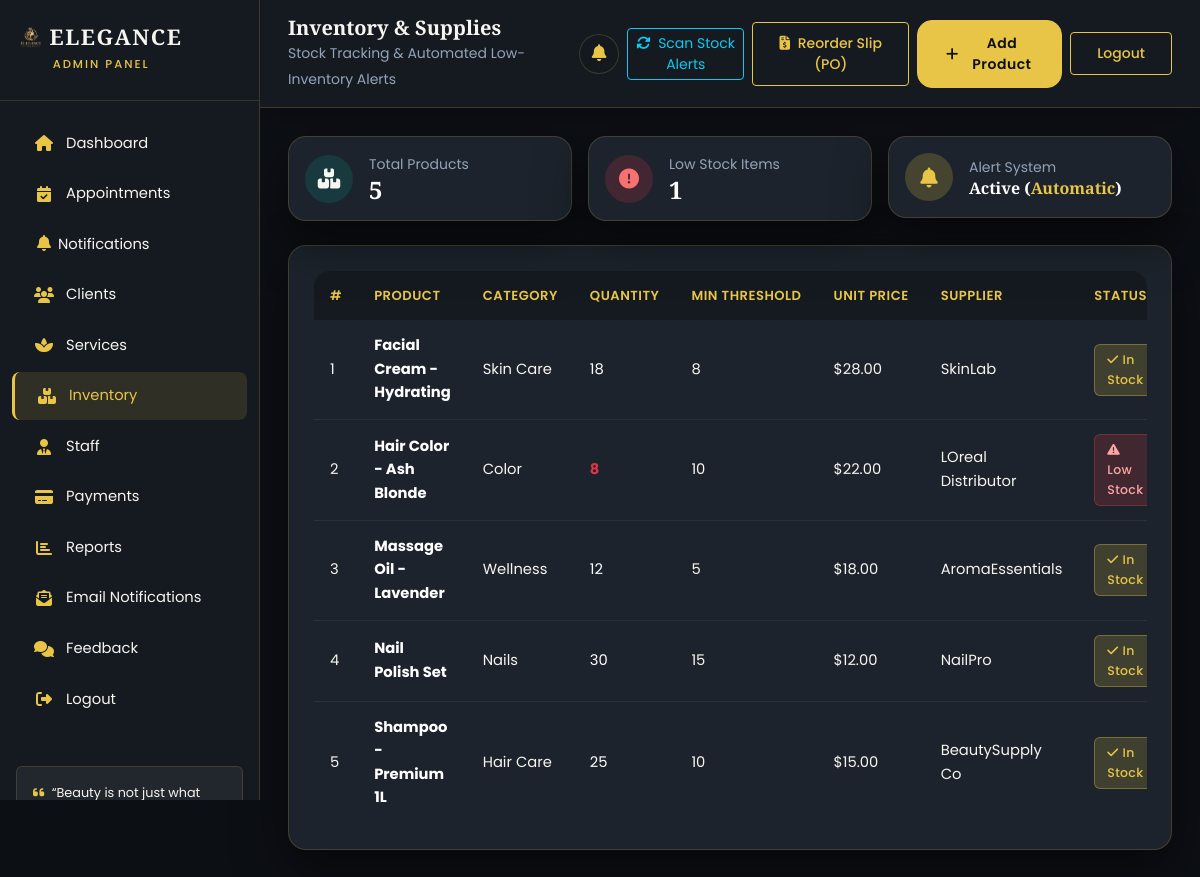
The page /admin/inventory.php (signed in) on the database its author committed.
### tables this page shows
CREATE TABLE IF NOT EXISTS inventory (
    id                  INT           NOT NULL AUTO_INCREMENT,
    product_name        VARCHAR(100)  NOT NULL,
    category            VARCHAR(50)   DEFAULT NULL,
    quantity            INT           DEFAULT 0,
    unit_price          DECIMAL(10,2) DEFAULT NULL,
    supplier            VARCHAR(100)  DEFAULT NULL,
    low_stock_threshold INT           DEFAULT 10,
    last_updated        TIMESTAMP     NOT NULL DEFAULT CURRENT_TIMESTAMP
                                      ON UPDATE CURRENT_TIMESTAMP,
    PRIMARY KEY (id)
);

### admin/inventory.php (the view, shortened to what this page needs)
<?php
require_once '../includes/notifications.php';
$products = $pdo->query("SELECT * FROM inventory ORDER BY product_name")->fetchAll(PDO::FETCH_ASSOC);
$lowStockCount = 0;
foreach ($products as $p) {
    if ((int)$p['quantity'] <= (int)$p['low_stock_threshold']) {
        $lowStockCount++;
    }
}
?>
<!DOCTYPE html>
<html lang="en">
<head>
    <link href="https://cdn.jsdelivr.net/npm/bootstrap@5.3.3/dist/css/bootstrap.min.css" rel="stylesheet">
    <link rel="stylesheet" href="https://cdnjs.cloudflare.com/ajax/libs/font-awesome/6.5.1/css/all.min.css">
    <link rel="stylesheet" href="../assets/css/style.css">
</head>
<body data-base-path="..">
<div class="admin-wrapper">
    <?php include 'includes/sidebar.php'; ?>
    <div class="main-content">
        <div class="topbar">
            <div class="d-flex align-items-center">
                <div>
                    <h5 class="mb-0">Inventory &amp; Supplies</h5>
                    <small class="text-muted">Stock Tracking &amp; Automated Low-Inventory Alerts</small>
                </div>
            </div>
            <div class="d-flex align-items-center gap-2">
                <div class="dropdown d-inline-block">
                    <button class="btn btn-notification-bell" type="button" data-bs-toggle="dropdown" aria-expanded="false" data-role="notification-bell" title="Notifications">
                        <i class="fas fa-bell"></i>
                    </button>
                </div>
                <form method="POST" action="" class="d-inline">
                    <button type="submit" class="btn btn-sm btn-outline-info" title="Scan inventory and dispatch low-stock alerts to admins">
                        <i class="fas fa-sync-alt me-1"></i> Scan Stock Alerts
                    </button>
                </form>
                <a href="purchase_order.php" target="_blank" class="btn btn-sm btn-outline-gold" title="Generate printable purchase order / restock requisition">
                    <i class="fas fa-file-invoice-dollar me-1"></i> Reorder Slip (PO)
                </a>
                <button type="button" class="btn btn-gold btn-sm" data-bs-toggle="modal" data-bs-target="#addProductModal">
                    <i class="fas fa-plus me-1"></i> Add Product
                </button>
                <a href="../logout.php" class="btn btn-sm btn-outline-gold">Logout</a>
            </div>
        </div>
        <div class="content-area">
            <div class="row g-3 mb-4">
                <div class="col-md-4">
                    <div class="card-elegant p-3 d-flex align-items-center gap-3">
                        <div class="rounded-circle d-flex align-items-center justify-content-center" style="width: 48px; height: 48px; background: rgba(13,148,136,0.2); color: var(--teal-light);">
                            <i class="fas fa-boxes fa-lg"></i>
                        </div>
                        <div>
                            <div class="text-muted small">Total Products</div>
                            <h4 class="mb-0 text-white"><?php echo count($products); ?></h4>
                        </div>
                    </div>
                </div>
                <div class="col-md-4">
                    <div class="card-elegant p-3 d-flex align-items-center gap-3">
                        <div class="rounded-circle d-flex align-items-center justify-content-center" style="width: 48px; height: 48px; background: rgba(220,53,69,0.2); color: #f87171;">
                            <i class="fas fa-exclamation-circle fa-lg"></i>
                        </div>
                        <div>
                            <div class="text-muted small">Low Stock Items</div>
                            <h4 class="mb-0 text-white"><?php echo $lowStockCount; ?></h4>
                        </div>
                    </div>
                </div>
                <div class="col-md-4">
                    <div class="card-elegant p-3 d-flex align-items-center gap-3">
                        <div class="rounded-circle d-flex align-items-center justify-content-center" style="width: 48px; height: 48px; background: rgba(232,197,71,0.2); color: var(--champagne);">
                            <i class="fas fa-bell fa-lg"></i>
                        </div>
                        <div>
                            <div class="text-muted small">Alert System</div>
                            <h6 class="mb-0 text-white">Active (<span class="text-gold">Automatic</span>)</h6>
                        </div>
                    </div>
                </div>
            </div>
            <div class="card-elegant">
                <div class="table-responsive">
                    <table class="table table-elegant mb-0">
                        <thead>
                            <tr>
                                <th>#</th>
                                <th>Product</th>
                                <th>Category</th>
                                <th>Quantity</th>
                                <th>Min Threshold</th>
                                <th>Unit Price</th>
                                <th>Supplier</th>
                                <th>Status</th>
                            </tr>
                        </thead>
                        <tbody>
                            <?php foreach ($products as $i => $row):
                                $isLow = (int)$row['quantity'] <= (int)$row['low_stock_threshold'];
                            ?>
                            <tr>
                                <td><?php echo $i + 1; ?></td>
                                <td>
                                    <strong class="text-white"><?php echo htmlspecialchars($row['product_name']); ?></strong>
                                </td>
                                <td><?php echo htmlspecialchars($row['category'] ?? '-'); ?></td>
                                <td>
                                    <span class="<?php echo $isLow ? 'text-danger fw-bold' : 'text-white'; ?>">
                                        <?php echo (int)$row['quantity']; ?>
                                    </span>
                                </td>
                                <td><?php echo (int)$row['low_stock_threshold']; ?></td>
                                <td>$<?php echo number_format((float)$row['unit_price'], 2); ?></td>
                                <td><?php echo htmlspecialchars($row['supplier'] ?? '-'); ?></td>
                                <td>
                                    <?php if ($isLow): ?>
                                        <span class="badge-status badge-lowstock"><i class="fas fa-exclamation-triangle me-1"></i>Low Stock</span>
                                    <?php else: ?>
                                        <span class="badge-status badge-confirmed"><i class="fas fa-check me-1"></i>In Stock</span>
                                    <?php endif; ?>
                                </td>
                            </tr>
                            <?php endforeach; ?>
                        </tbody>
                    </table>
                </div>
            </div>
        </div>
    </div>
</div>
</body>
</html>

### assets/css/variables.css (style rules this page uses)
:root { --black: #0C0F14; --black-soft: #151A21; --black-card: #1C232C; --burgundy: #0D9488; --burgundy-dark: #0F766E; --burgundy-light: #2DD4BF; --champagne: #E8C547; --champagne-dark: #D4A017; --champagne-light: #F5E6A3; --cream: #F7F5F0; --white: #FFFFFF; --muted: #B7C3CF; --muted-strong: #D8DEE6; --muted-soft: rgba(247, 245, 240, 0.72); --muted-on-light: #596779; --border: rgba(232, 197, 71, 0.18); --shadow: 0 20px 50px rgba(0, 0, 0, 0.50); --radius: 18px; --transition: all 0.35s cubic-bezier(0.4, 0, 0.2, 1); --bs-body-color: var(--cream); --bs-body-color-rgb: 247, 245, 240; --bs-secondary-color: var(--muted-soft); --bs-tertiary-color: rgba(247, 245, 240, 0.62); --bs-emphasis-color: var(--white); --bs-secondary-bg: var(--black-soft); --bs-border-color: var(--border); }
* { margin: 0; padding: 0; }

### assets/css/home-enhance.css (style rules this page uses)
.btn-gold { transition: transform 0.35s cubic-bezier(0.22, 1, 0.36, 1), box-shadow 0.35s ease; }

### assets/css/admin.css (style rules this page uses)
.admin-wrapper { display: flex; min-height: 100vh; background: var(--black); }
.main-content { margin-left: 260px; flex: 1; min-width: 0; background: var(--black); min-height: 100vh; }
.topbar { background: var(--black-soft); color: var(--cream); padding: 16px 28px; display: flex; justify-content: space-between; align-items: center; box-shadow: 0 4px 20px rgba(0, 0, 0, 0.35); position: sticky; top: 0; z-index: 100; border-bottom: 1px solid var(--border); }
.topbar h5 { color: var(--cream); font-family: 'Playfair Display', serif; font-weight: 600; }
.content-area { padding: 28px; }
@media screen { .admin-wrapper .text-muted, .admin-wrapper .form-text, .modal-content-elegant .text-muted, .modal-content-elegant .form-text { color: var(--muted) !important; } }
.card-elegant { background: var(--black-card); border-radius: var(--radius); border: 1px solid var(--border); box-shadow: var(--shadow); padding: 24px; transition: var(--transition); color: var(--cream); }
.table-elegant { --bs-table-bg: transparent !important; --bs-table-accent-bg: transparent !important; --bs-table-striped-bg: transparent !important; --bs-table-hover-bg: rgba(232, 197, 71, 0.05) !important; --bs-table-color: var(--cream) !important; background-color: var(--black-card) !important; color: var(--cream) !important; border-radius: var(--radius); overflow: hidden; border: 1px solid var(--border); width: 100%; margin-bottom: 0; }
.table-elegant > :not(caption) > * > * { background-color: transparent !important; box-shadow: none !important; color: var(--cream) !important; border-color: rgba(255, 255, 255, 0.06) !important; }
.table-elegant thead th { border: none; padding: 14px 16px; font-weight: 600; font-size: 0.82rem; letter-spacing: 0.5px; text-transform: uppercase; color: var(--champagne) !important; background-color: var(--black-soft) !important; box-shadow: none !important; white-space: nowrap; }
.table-elegant tbody td { padding: 14px 16px; vertical-align: middle; border-color: rgba(255, 255, 255, 0.06) !important; color: var(--cream) !important; font-size: 0.92rem; }
.badge-status { display: inline-block; padding: 5px 12px; border-radius: 6px; font-size: 0.78rem; font-weight: 500; letter-spacing: 0.3px; text-transform: capitalize; }
.badge-status.badge-confirmed { background: rgba(232, 197, 71, 0.18); color: var(--champagne); border: 1px solid rgba(232, 197, 71, 0.35); }
.badge-status.badge-lowstock { background: rgba(239, 68, 68, 0.18); color: #FCA5A5; border: 1px solid rgba(239, 68, 68, 0.30); }

### assets/css/notifications.css (style rules this page uses)
.btn-notification-bell { position: relative !important; z-index: 10; pointer-events: auto; background: rgba(21, 26, 33, 0.7); border: 1px solid var(--border, rgba(232, 197, 71, 0.25)); color: var(--champagne, #E8C547); width: 40px !important; height: 40px !important; min-width: 40px !important; min-height: 40px !important; border-radius: 50%; display: inline-flex !important; align-items: center; justify-content: center; font-size: 1.05rem; line-height: 1; transition: all 0.25s ease; cursor: pointer; padding: 0; }

### rows shown on the page
inventory: product_name "Facial Cream - Hydrating", category "Skin Care", quantity "18", low_stock_threshold "8", unit_price "28.00", supplier "SkinLab", shows "In Stock"
inventory: product_name "Hair Color - Ash Blonde", category "Color", quantity "8", low_stock_threshold "10", unit_price "22.00", supplier "LOreal Distributor", shows "Low Stock"
inventory: product_name "Massage Oil - Lavender", category "Wellness", quantity "12", low_stock_threshold "5", unit_price "18.00", supplier "AromaEssentials", shows "In Stock"
inventory: product_name "Nail Polish Set", category "Nails", quantity "30", low_stock_threshold "15", unit_price "12.00", supplier "NailPro", shows "In Stock"
inventory: product_name "Shampoo - Premium 1L", category "Hair Care", quantity "25", low_stock_threshold "10", unit_price "15.00", supplier "BeautySupply Co", shows "In Stock"

### other values the page prints
$currentAdminRole "ADMIN"
count($products) "5"
$lowStockCount "1"
